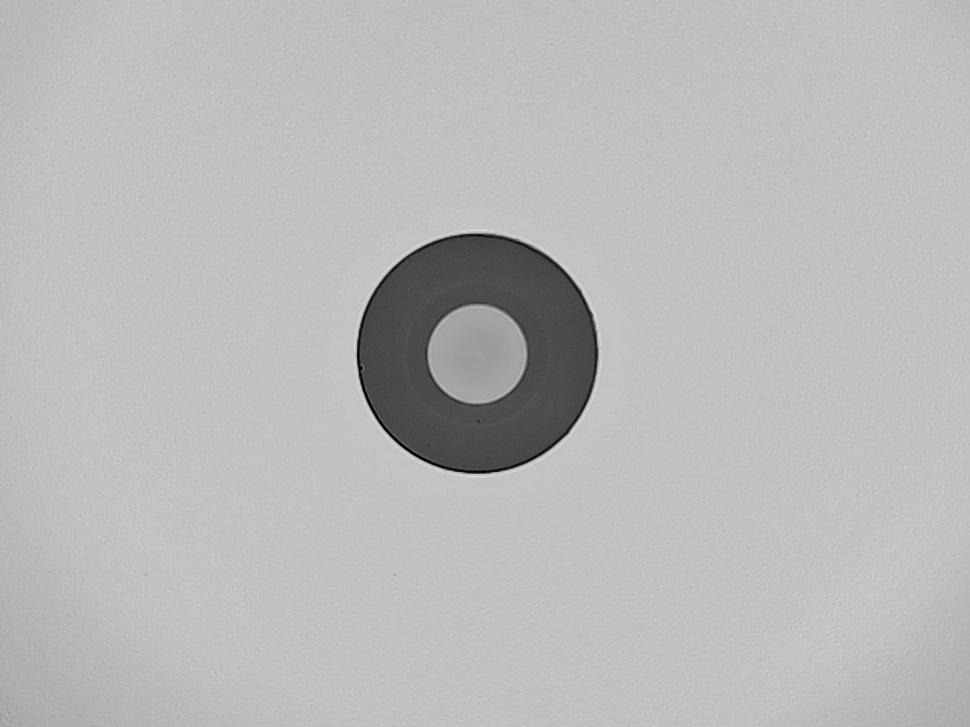
#> input picture samples2/img38.jpg, 970 x 727 px, shrunk from 1152 x 864 before the run, found by its file name
$ python lei_script.py   (older library calls are emulated)
#> lines starting #> are read from the running program, lines starting #| are printed output that depends on the picture
#!/usr/bin/env python3
"""LEI (Linear Element Inspection) for Scratch Detection"""
import cv2
import numpy as np

# Load image
image_path = r"C:\Users\Saem1001\Documents\GitHub\OpenCV-Practice\samples2\img38.jpg"
image = cv2.imread(image_path, cv2.IMREAD_GRAYSCALE)
#> image is the input picture: shape (727, 970); min 0, max 225, mean 185.2

# Create zone mask (full image)
zone_mask = np.ones_like(image) * 255

# LEI parameters
kernel_lengths = [7, 11, 15]
angle_step = 15

# Apply zone mask
masked = cv2.bitwise_and(image, image, mask=zone_mask)

# Enhance contrast
clahe = cv2.createCLAHE(clipLimit=3.0, tileGridSize=(8, 8))
enhanced = clahe.apply(masked)

# Initialize scratch map
scratch_map = np.zeros_like(enhanced, dtype=np.float32)

# Apply directional filters
for angle in range(0, 180, angle_step):
    for kernel_length in kernel_lengths:
        # Create line kernel
        kernel = np.zeros((kernel_length, kernel_length), dtype=np.float32)
        center = kernel_length // 2
        kernel[center, :] = 1.0 / kernel_length

        # Rotate kernel
        M = cv2.getRotationMatrix2D((center, center), angle, 1)
        rotated_kernel = cv2.warpAffine(kernel, M, (kernel_length, kernel_length))

        # Apply filter
        response = cv2.filter2D(enhanced, cv2.CV_32F, rotated_kernel)

        # Update maximum response
        scratch_map = np.maximum(scratch_map, response)
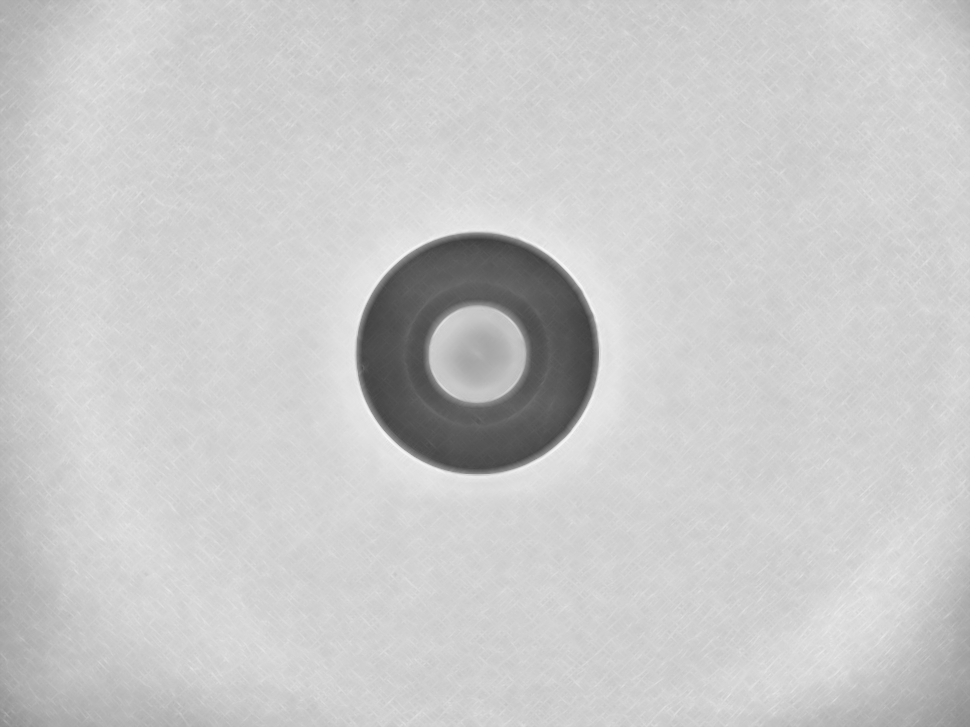
#> scratch_map: shape (727, 970) float32; min 63.42, max 250.2, mean 202.1

# Normalize
scratch_map = cv2.normalize(scratch_map, scratch_map, 0, 255, cv2.NORM_MINMAX, dtype=cv2.CV_8U)
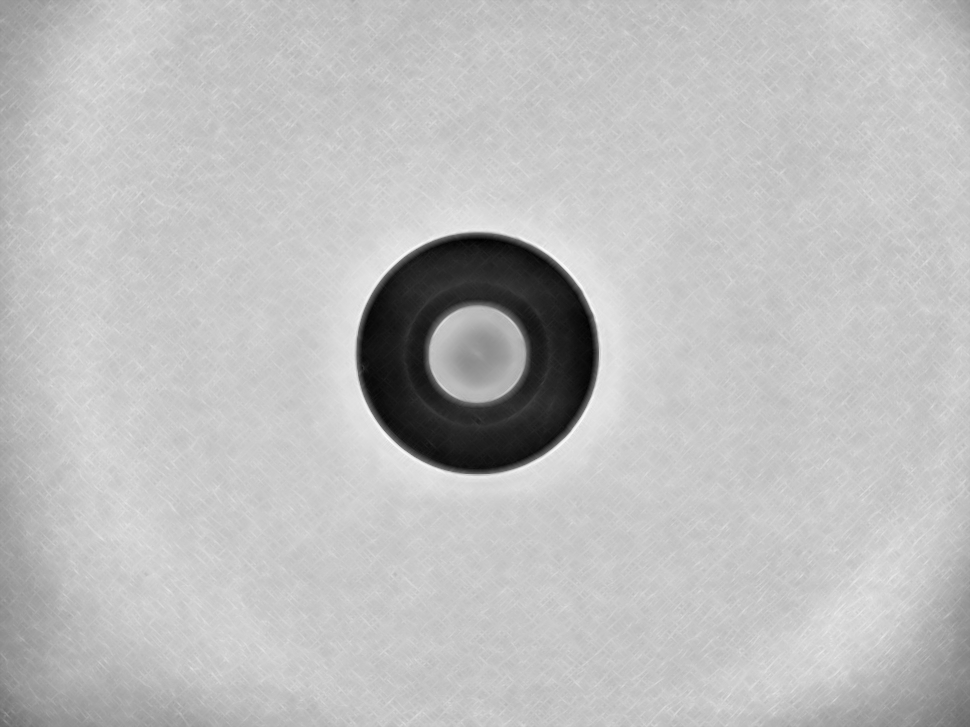
#> scratch_map: shape (727, 970); min 0, max 255, mean 189.4

# Adaptive threshold
binary = cv2.adaptiveThreshold(scratch_map, 255,
                              cv2.ADAPTIVE_THRESH_GAUSSIAN_C,
                              cv2.THRESH_BINARY, 15, -2)
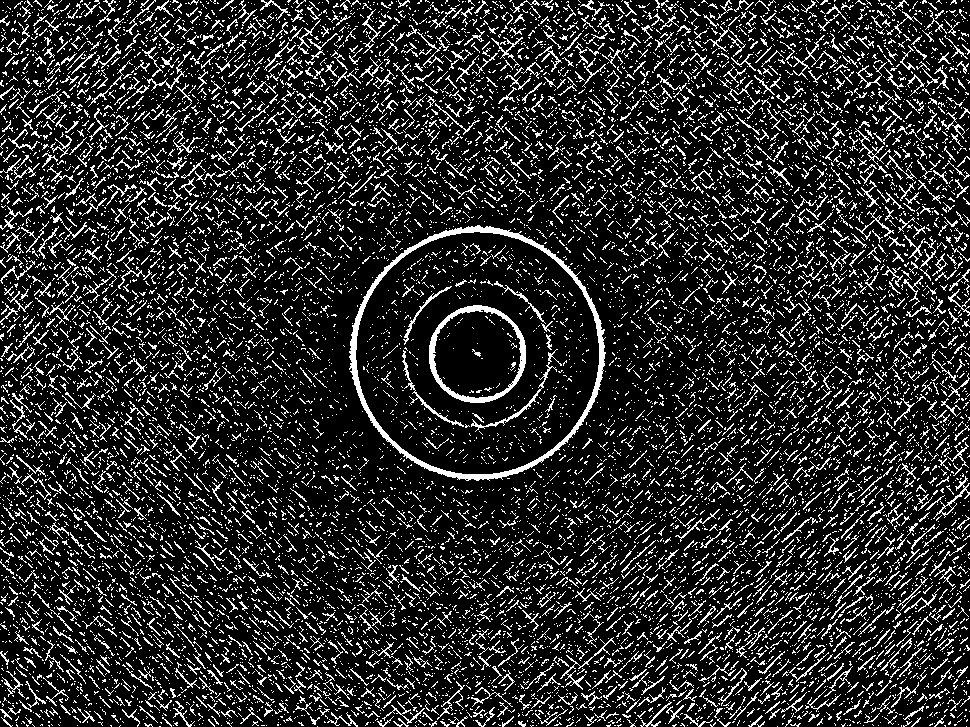
#> binary: shape (727, 970); 16.6% white in thin lines or dots

# Apply zone mask
result = cv2.bitwise_and(binary, zone_mask)

# Connect scratch fragments
kernel_connect = cv2.getStructuringElement(cv2.MORPH_RECT, (5, 1))
result = cv2.morphologyEx(result, cv2.MORPH_CLOSE, kernel_connect)
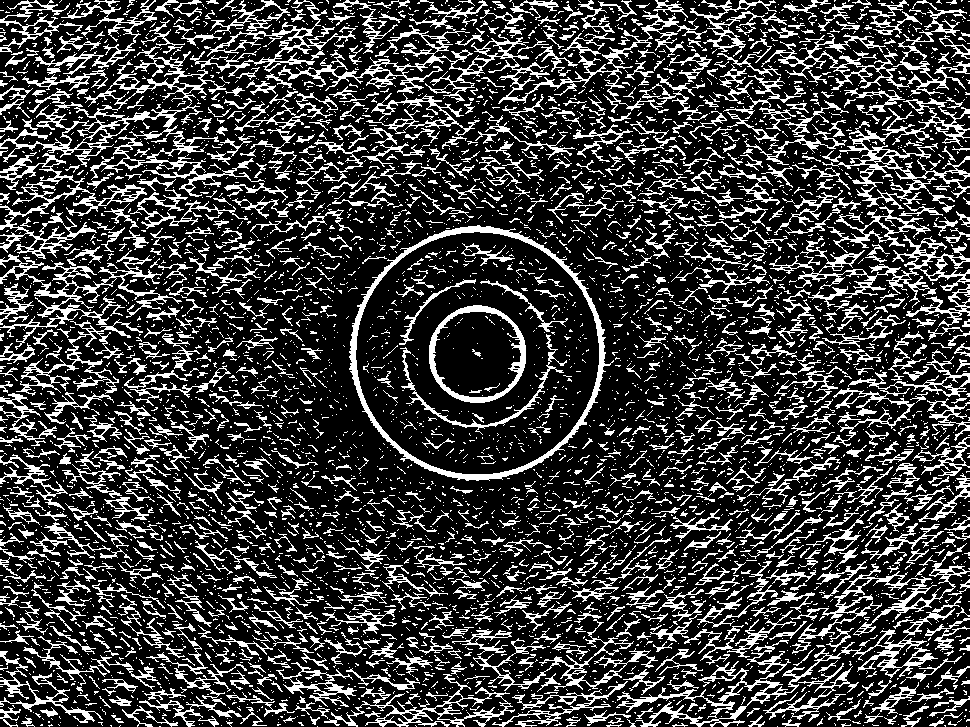
#> result: shape (727, 970); 23.8% white in thin lines or dots

# Remove small components
num_labels, labels, stats, _ = cv2.connectedComponentsWithStats(result, connectivity=8)
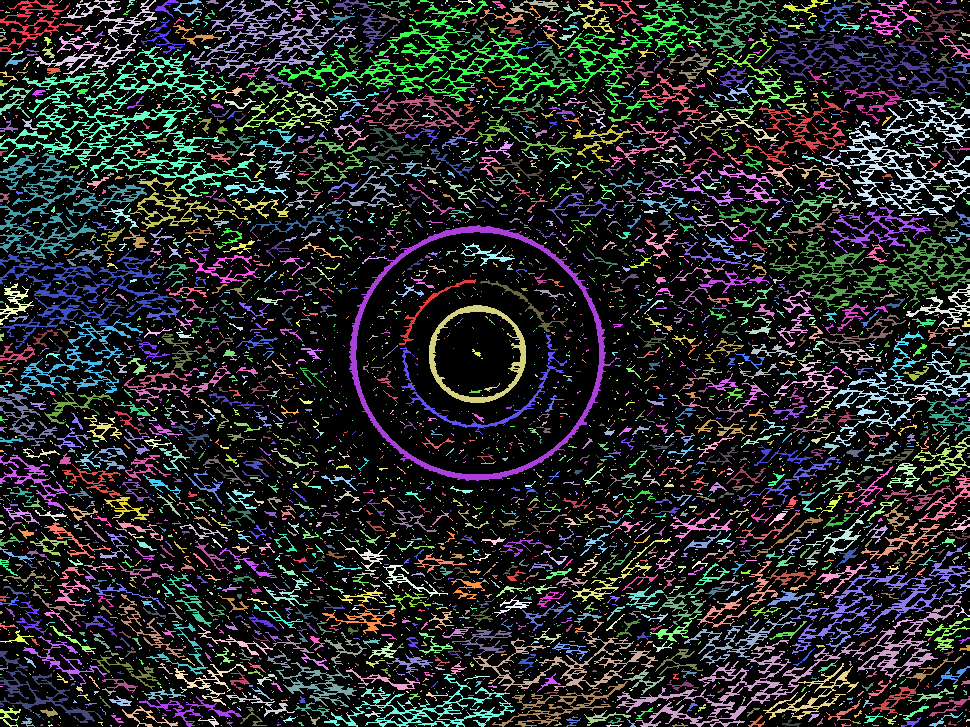
#> labels: shape (727, 970) int32; 5368 distinct labels, from 0 to 5367; one colour per label, 0 black
#> num_labels = 5368
for i in range(1, num_labels):
    area = stats[i, cv2.CC_STAT_AREA]
    width = stats[i, cv2.CC_STAT_WIDTH]
    height = stats[i, cv2.CC_STAT_HEIGHT]
    aspect_ratio = max(width, height) / (min(width, height) + 1e-6)

    # Keep only linear structures
    if area < 10 or aspect_ratio < 2.5:
        result[labels == i] = 0
#> this loop made 5367 passes
#> (area, width, height, aspect_ratio) on passes 1, 4, 5: (844, 83, 53, 1.57), (1375, 122, 75, 1.63), (22, 8, 7, 1.14)
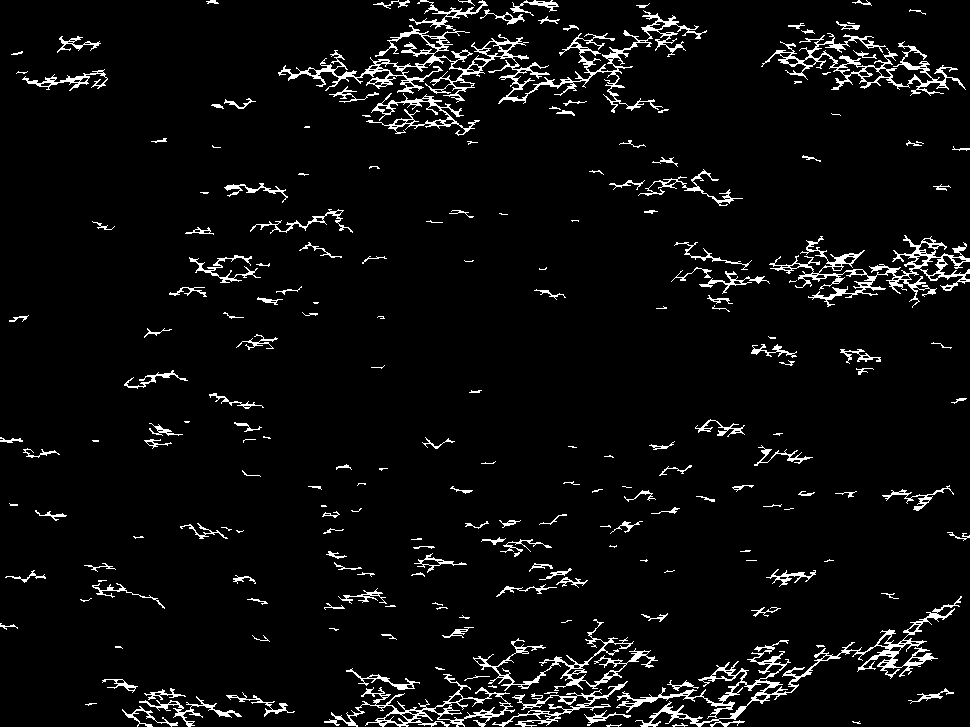
#> result: shape (727, 970); 5% white in thin lines or dots

# Display result
cv2.imshow('Original', image)
cv2.imshow('LEI Scratches', result)
cv2.waitKey(0)
cv2.destroyAllWindows()

# Save result
cv2.imwrite('lei_result.png', result)

$ run again, with samples2/img35.jpg copied over samples2/img38.jpg
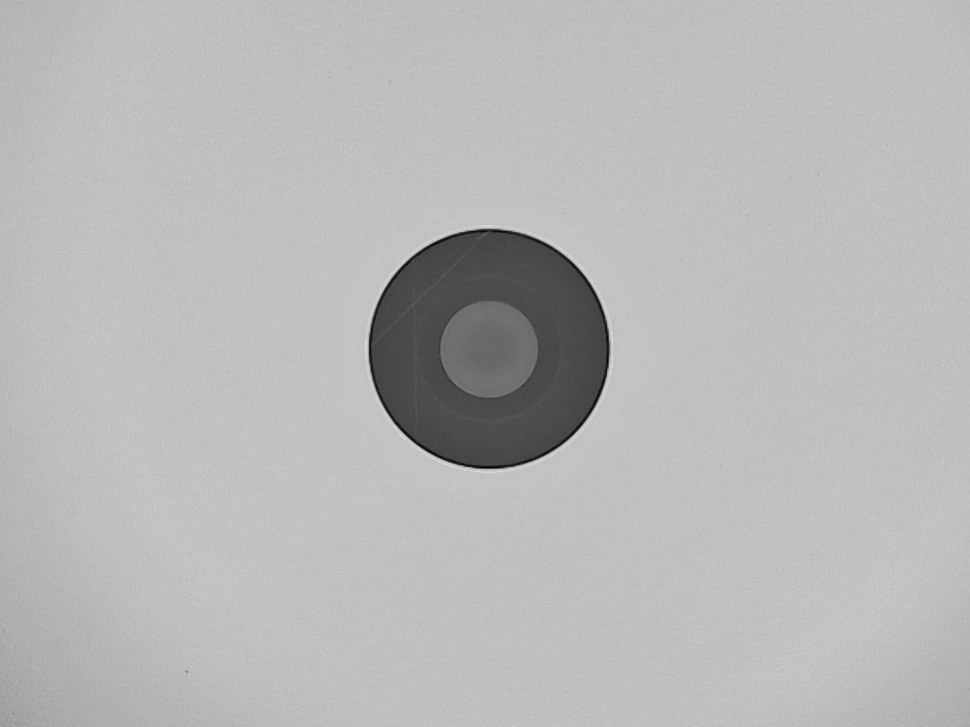
#> input picture samples2/img35.jpg, 970 x 727 px, shrunk from 1152 x 864 before the run, found by its file name
#> image is the input picture: shape (727, 970); min 2, max 223, mean 183.8
#> binary: shape (727, 970); 14% white in thin lines or dots
#> `num_labels, labels, stats, _ = cv2.connectedComponentsWithStats(result..`:
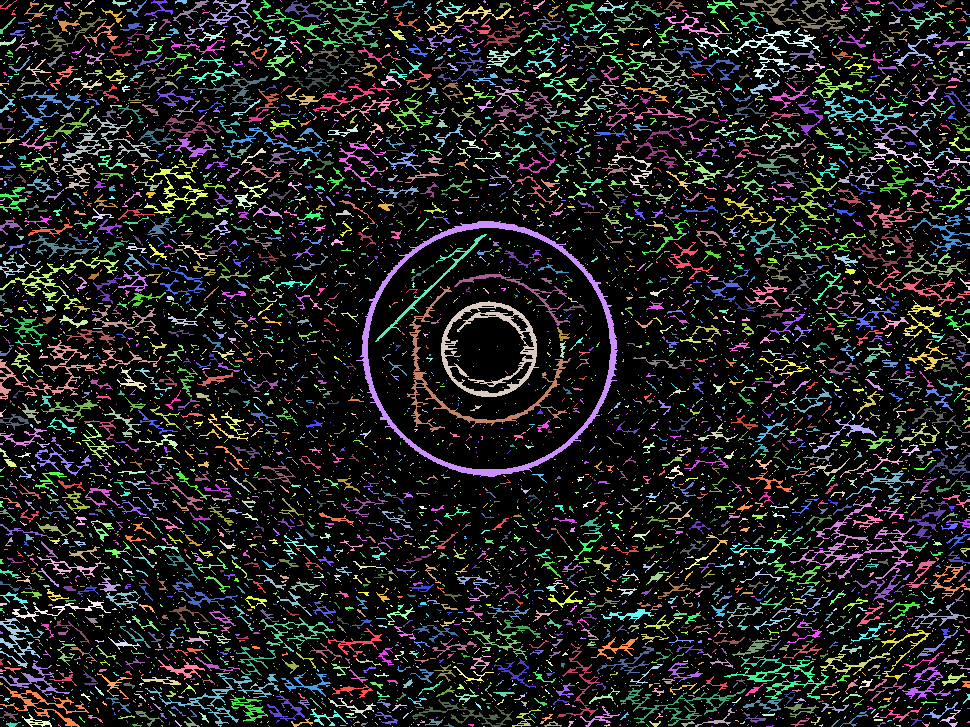
#> labels: shape (727, 970) int32; 6723 distinct labels, from 0 to 6722; one colour per label, 0 black
#> num_labels = 6723
#> the loop `for i in range(1, num_labels):` made 6722 passes
#> (area, width, height, aspect_ratio) on passes 1, 5, 6: (36, 17, 10, 1.7), (51, 19, 7, 2.71), (69, 21, 17, 1.24)
#> after the loop `for i in range(1, num_labels):`:
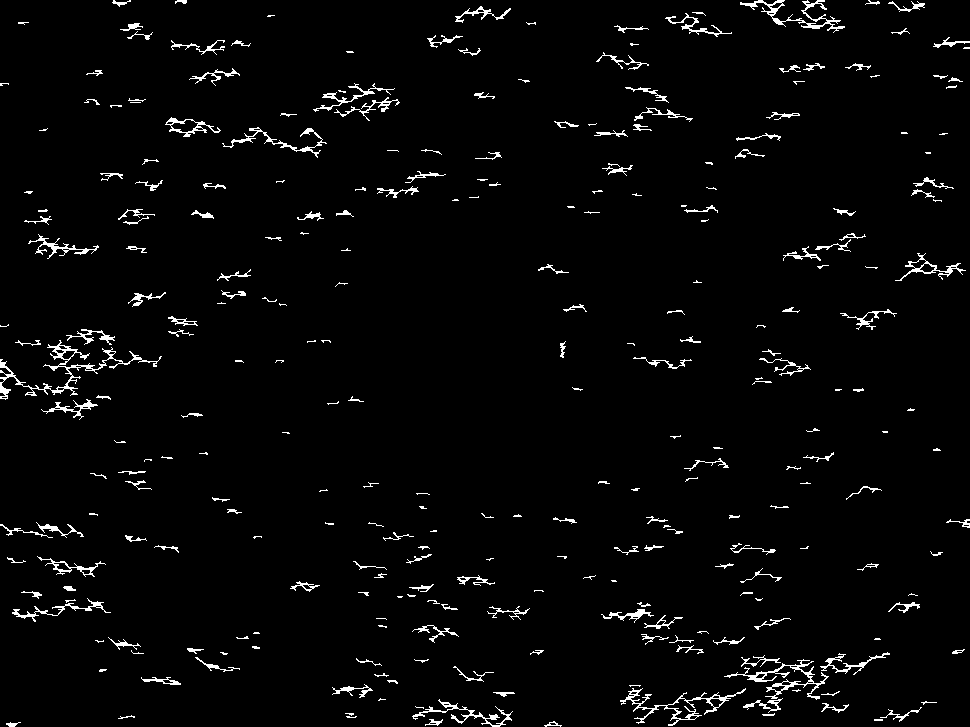
#> result: shape (727, 970); 2.8% white in thin lines or dots

$ run again, with samples2/ima12.jpg copied over samples2/img38.jpg
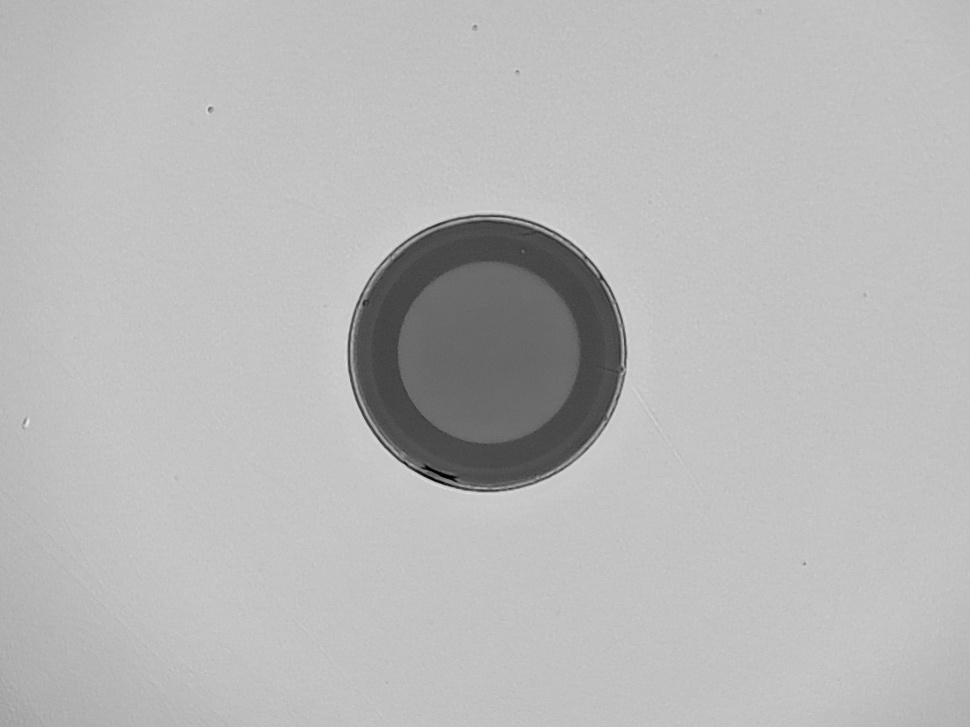
#> input picture samples2/ima12.jpg, 970 x 727 px, shrunk from 1152 x 864 before the run, found by its file name
#> image is the input picture: shape (727, 970); min 0, max 231, mean 184.3
#> binary: shape (727, 970); 13% white in thin lines or dots
#> `num_labels, labels, stats, _ = cv2.connectedComponentsWithStats(result..`:
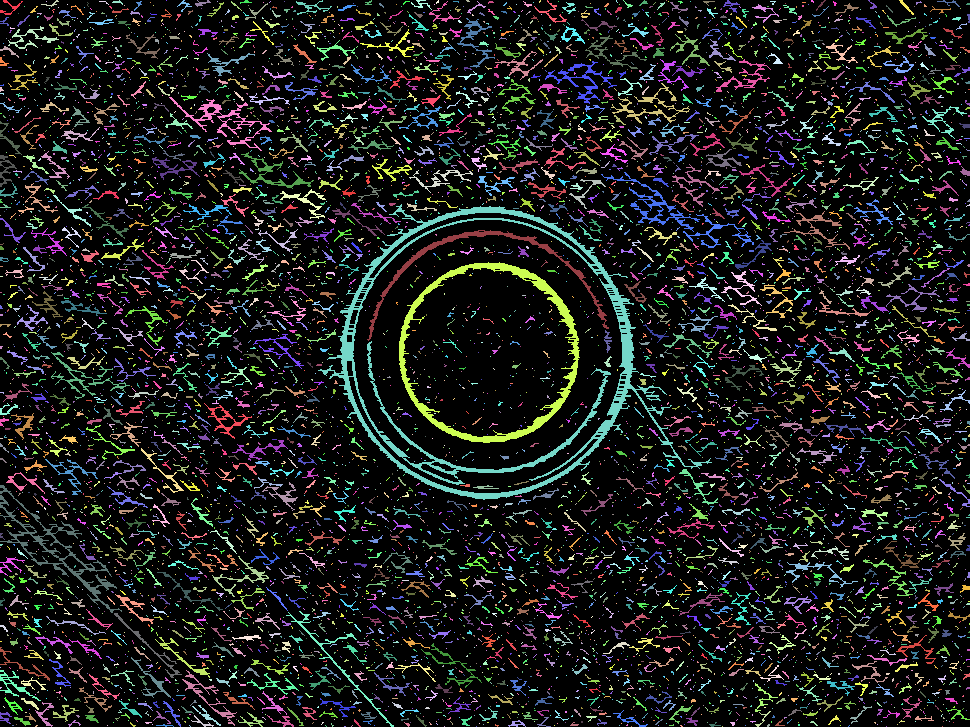
#> labels: shape (727, 970) int32; 6962 distinct labels, from 0 to 6961; one colour per label, 0 black
#> num_labels = 6962
#> the loop `for i in range(1, num_labels):` made 6961 passes
#> (area, width, height, aspect_ratio) on passes 1, 3, 5: (82, 23, 15, 1.53), (30, 18, 7, 2.57), (22, 11, 5, 2.2)
#> after the loop `for i in range(1, num_labels):`:
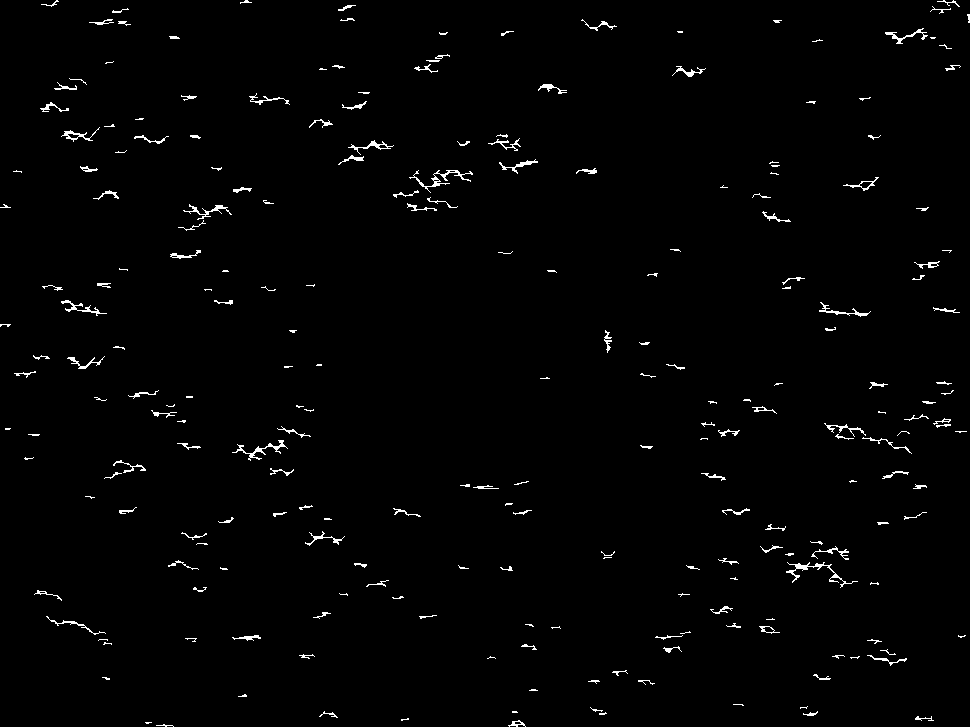
#> result: shape (727, 970); 1.3% white in thin lines or dots
